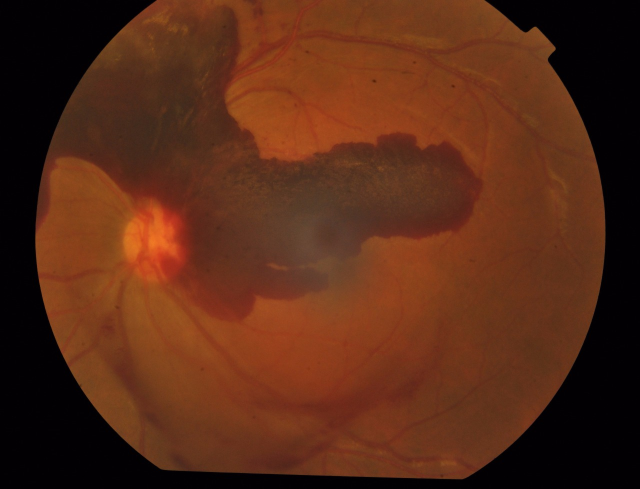
#> input picture laptop_old/test_images/5.jpeg, 1280 x 977 px (shown at 1/2 size)
$ python main-old-4.py   (older library calls are emulated)
#> lines starting #> are read from the running program, lines starting #| are printed output that depends on the picture; after the words box and inside, x2 and y2 are one past the last pixel; in counts of white or black regions, pixels touching at a corner belong together
import os
from PIL import Image
import numpy as np
from skimage.morphology import disk, opening, closing, black_tophat
import cv2
import matplotlib.pyplot as plt

# --- Global Configuration Parameters (Tune these for best results!) ---
# These parameters significantly influence lesion detection. Experiment with different values.

# Image Preprocessing & Output Display Parameters
TARGET_IMAGE_SIZE = (640, 640)  # Standardize image size for processing (paper uses 640x640)
OVERLAY_TRANSPARENCY = 0.6  # Transparency of the heatmap overlay (0.0 to 1.0, 0.6 is good)
HEATMAP_COLORMAP = cv2.COLORMAP_VIRIDIS  # Colormap for heatmap (e.g., cv2.COLORMAP_JET, cv2.COLORMAP_MAGMA, cv2.COLORMAP_PARULA)

# CLAHE (Contrast Limited Adaptive Histogram Equalization) Parameters
# Applied to the green channel to enhance local contrast, as fundus images often have uneven illumination.
APPLY_CLAHE_PREPROCESSING = True
CLAHE_CLIP_LIMIT = 2.5  # Controls contrast limiting. Higher values enhance more, but can amplify noise. (e.g., 1.0 - 4.0)
CLAHE_TILE_GRID_SIZE = (
8, 8)  # Size of the grid for histogram equalization. Smaller for fine details, larger for broader areas.

# Vessel Suppression Parameters
APPLY_VESSEL_SUPPRESSION = True  # Set to True to attempt to remove vessels before dark lesion detection
VESSEL_FILTER_LENGTH = 15  # Length of the matched filter for vessel detection. Adjust based on vessel thickness.
VESSEL_SUPPRESSION_STRENGTH = 0.8  # How strongly to suppress detected vessels (0.0 to 1.0). Higher = more suppression.

# Dark Lesion (e.g., Microaneurysms, Hemorrhages) Detection Parameters
# These lesions appear darker than the surrounding retina.
# Multi-scale detection uses different structuring element sizes to capture varied lesion sizes.
DARK_LESION_SE_RADII = [3, 5, 10, 15,
                        20]  # Radii of structuring elements (disk shape). Adjust based on expected lesion sizes.
DARK_LESION_THRESHOLD = 0.005  # Normalized intensity threshold. Pixels below this are discarded. Higher = less sensitive (less noise).
POST_PROCESS_DARK_CLOSING_RADIUS = 5  # Morphological closing to fill small holes in detected dark lesions. 0 to disable.

# Bright Lesion (e.g., Exudates, Cotton Wool Spots) Detection Parameters
# These lesions appear brighter than the surrounding retina.
BRIGHT_LESION_SE_RADIUS = 7  # Radius of structuring element (disk shape).
BRIGHT_LESION_THRESHOLD = 0.015  # Normalized intensity threshold. Pixels below this are discarded. Higher = less sensitive (less noise).

# Output File Settings
SAVE_OUTPUT_TO_FILE = True  # Set to True to save the generated plots as PNG images
OUTPUT_FILENAME_PREFIX = "Fundus_Lesion_Decomposition_Output_"  # Prefix for output image filenames


# --- Core Image Processing Functions ---

def load_and_preprocess_image(image_path: str, target_size: tuple) -> (np.ndarray, np.ndarray):
    """
    Loads an image, converts it to RGB, resizes, and normalizes pixel values to [-1, 1].
    Returns the normalized float array and the original resized 0-255 uint8 array.
    """
#> called with image_path = 'test_images/5.jpeg', target_size = (640, 640)
    print(f"  Loading and preprocessing: {os.path.basename(image_path)}...")
    try:
        # Open image using PIL for broader format support and consistent resizing
        img_pil = Image.open(image_path).convert("RGB")
#> img_pil is the input picture: PIL image 1280x977 RGB; mean R, G, B 88.1, 42.8, 22.5
    except FileNotFoundError:
        print(f"ERROR: Image file not found at '{image_path}'. Skipping.")
        return None, None
    except Exception as e:
        print(f"ERROR: Could not open/process image '{image_path}': {e}. Skipping.")
        return None, None

    # Resize the image
    resized_img_pil = img_pil.resize(target_size, Image.LANCZOS)
    original_resized_np_uint8 = np.array(resized_img_pil, dtype=np.uint8)

    # Convert to float and normalize to [-1, 1] as described in the paper (Section 3.3)
    img_array_float = np.array(resized_img_pil, dtype=np.float32)
    normalized_array = (img_array_float / 255.0 * 2) - 1
    print(f"  Image resized to {target_size} and normalized to [-1, 1].")
    return normalized_array, original_resized_np_uint8


def suppress_vessels_matched_filter(image: np.ndarray, kernel_length: int) -> np.ndarray:
    """
    Suppresses vessels in a grayscale image using matched filtering.
    Based on responses from multiple orientations.
    """
    if kernel_length % 2 == 0:  # Ensure odd kernel length
        kernel_length += 1

    angles = np.arange(0, 180, 15)  # Check 12 angles from 0 to 165 degrees
    vessel_response = np.zeros_like(image, dtype=np.float32)

    for angle in angles:
        # Create a 2D Gaussian matched filter kernel
        kernel = cv2.getGaborKernel((kernel_length, kernel_length),
                                    sigma=kernel_length / 4.0,  # Sigma related to kernel size
                                    theta=angle * np.pi / 180.0,
                                    lambd=kernel_length / 2.0,  # Wavelength (related to vessel width)
                                    gamma=0.5,  # Spatial aspect ratio
                                    psi=0)  # Phase offset

        # Normalize kernel to sum to 0 (for enhancing features against background)
        kernel -= kernel.mean()

        # Apply filter
        filtered_img = cv2.filter2D(image.astype(np.float32), cv2.CV_32F, kernel)

        # Take the maximum response across all angles
        vessel_response = np.maximum(vessel_response, filtered_img)

    # Normalize response to [0,1]
    if vessel_response.max() > 0:
        vessel_response = (vessel_response - vessel_response.min()) / (vessel_response.max() - vessel_response.min())
    else:
        vessel_response = np.zeros_like(vessel_response)

    return vessel_response


def decompose_and_highlight_lesions(
        normalized_image: np.ndarray,
        apply_clahe: bool, clahe_clip_limit: float, clahe_tile_grid_size: tuple,
        apply_vessel_suppression: bool, vessel_filter_length: int, vessel_suppression_strength: float,
        dark_se_radii: list, dark_threshold: float, post_process_dark_closing_radius: int,
        bright_se_radius: int, bright_threshold: float
) -> (np.ndarray, np.ndarray, np.ndarray):  # Now returns vessel map too
    """
    Implements the image decomposition described in Section 3.4 of the paper,
    now including optional vessel suppression.
    """
#> called with apply_clahe = True, clahe_clip_limit = 2.5, clahe_tile_grid_size = (8, 8), apply_vessel_suppression = True, vessel_filter_length = 15, vessel_suppression_strength = 0.8, dark_threshold = 0.005, post_process_dark_closing_radius = 5
    # Convert normalized image [-1, 1] back to [0, 255] for OpenCV/skimage processing
    image_255_scale = (((normalized_image + 1) / 2) * 255).astype(np.uint8)

    # The green channel typically offers the best contrast for fundus lesions
    green_channel = image_255_scale[:, :, 1]
    print(f"  Green channel extracted for processing. Shape: {green_channel.shape}")
#|   Green channel extracted for processing. Shape: (640, 640)

    # --- Apply CLAHE Pre-processing (Optional) ---
    if apply_clahe:
        clahe_enhancer = cv2.createCLAHE(clipLimit=clahe_clip_limit, tileGridSize=clahe_tile_grid_size)
        processed_green_channel = clahe_enhancer.apply(green_channel)
        print(f"  CLAHE applied to green channel (Clip: {clahe_clip_limit}, Tile: {clahe_tile_grid_size}).")
    else:
        processed_green_channel = green_channel
        print("  CLAHE preprocessing skipped.")

    # --- Vessel Suppression (Optional) ---
    vessel_map = np.zeros_like(processed_green_channel, dtype=np.float32)
    processed_green_channel_for_lesions = processed_green_channel.astype(np.float32)
    if apply_vessel_suppression:
        print(
            f"  Applying vessel suppression (Filter Length: {vessel_filter_length}, Strength: {vessel_suppression_strength})...")
        vessel_map = suppress_vessels_matched_filter(processed_green_channel, vessel_filter_length)
#> after the loop in suppress_vessels_matched_filter, `for angle in angles:`:
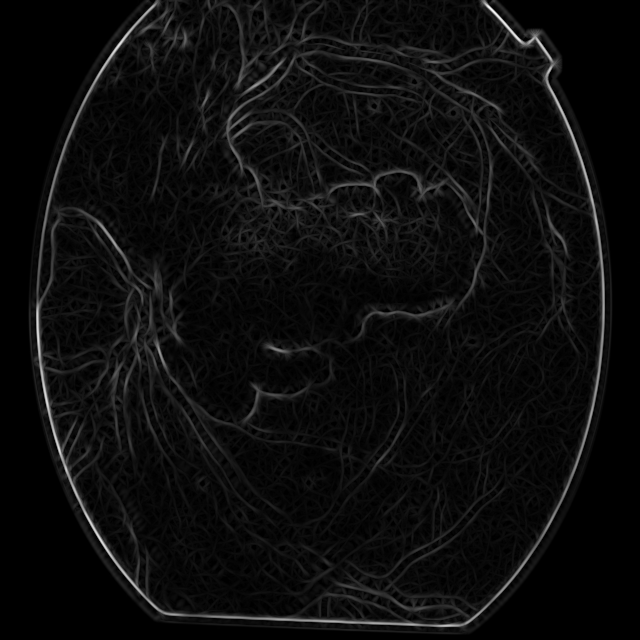
#> vessel_response: shape (640, 640) float32; min 0, max 1923, mean 99; drawn with min black and max white

        # Invert vessel map so vessels are bright, then suppress them in the original image
        # This reduces the intensity of pixels identified as vessels.
        # Scale vessel_map to 0-1 for blending
        vessel_map_scaled = vessel_map * vessel_suppression_strength

        # Reduce intensity of pixels where vessels are detected
        # Ensure we don't go below 0 after suppression
        processed_green_channel_for_lesions = np.clip(processed_green_channel_for_lesions * (1 - vessel_map_scaled), 0,
                                                      255)
        print("  Vessels suppressed in green channel.")
    else:
        print("  Vessel suppression skipped.")

    # --- 1. Detect Bright Lesions (Exudates, Cotton Wool Spots) ---
    print(f"  Detecting bright lesions (SE Radius: {bright_se_radius})...")
    se_bright = disk(bright_se_radius)
    opened_bright = opening(processed_green_channel_for_lesions, se_bright)
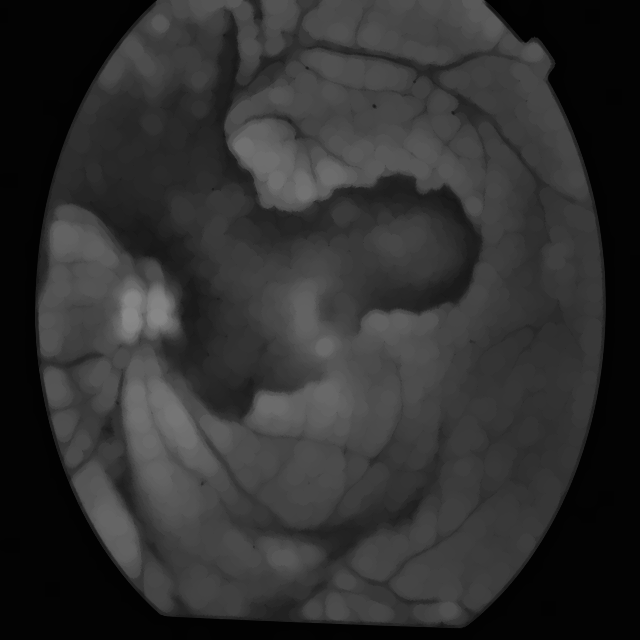
#> opened_bright: shape (640, 640) float32; min 1.6, max 136.2, mean 48.2
    bright_lesion_map_raw = np.maximum(0, processed_green_channel_for_lesions - opened_bright)

    bright_lesion_map = bright_lesion_map_raw.astype(np.float32)
    if bright_lesion_map.max() > 0:
        bright_lesion_map /= bright_lesion_map.max()
    else:
        bright_lesion_map = np.zeros_like(bright_lesion_map)

    bright_lesion_map[bright_lesion_map < bright_threshold] = 0
#> bright_lesion_map: shape (640, 640) float32; min 0, max 1, mean 0.0742
    print(
        f"  Bright lesion map thresholded (Threshold: {bright_threshold}). Max after threshold: {bright_lesion_map.max()}")
#|   Bright lesion map thresholded (Threshold: 0.015). Max after threshold: 1.0

    # --- 2. Detect Dark Lesions (Microaneurysms, Hemorrhages) ---
    print(f"  Detecting dark lesions (Multi-scale SE Radii: {dark_se_radii})...")
    all_scale_dark_maps = []
    for current_radius in dark_se_radii:
        if current_radius <= 0: continue
        se_dark = disk(current_radius)
        # Apply black top-hat to the vessel-suppressed green channel
        current_dark_map_raw = black_tophat(processed_green_channel_for_lesions, se_dark)

        temp_dark_map = current_dark_map_raw.astype(np.float32)
        if temp_dark_map.max() > 0:
            temp_dark_map /= temp_dark_map.max()
        all_scale_dark_maps.append(temp_dark_map)
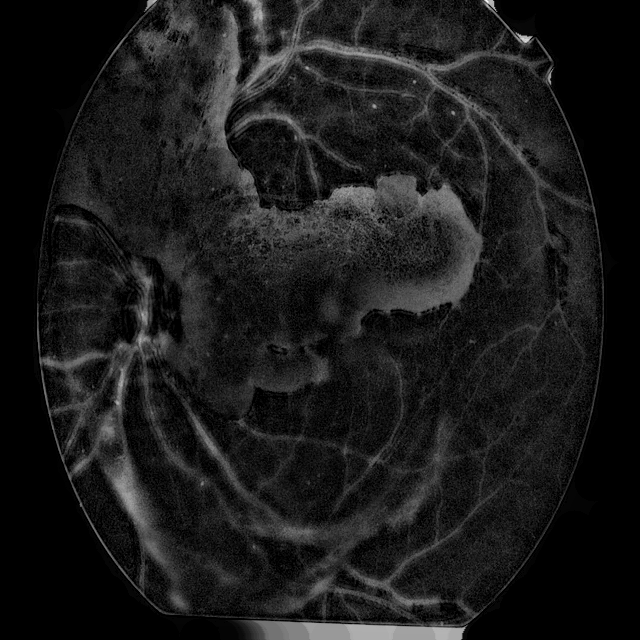
#> temp_dark_map: shape (640, 640) float32; min 0, max 1, mean 0.106
#> after the loop, all_scale_dark_maps = 5 items

    dark_lesion_map = np.zeros_like(processed_green_channel_for_lesions, dtype=np.float32)
    if all_scale_dark_maps:
        dark_lesion_map = np.maximum.reduce(all_scale_dark_maps)

    dark_lesion_map[dark_lesion_map < dark_threshold] = 0
#> dark_lesion_map: shape (640, 640) float32; min 0, max 1, mean 0.121
    print(f"  Dark lesion map thresholded (Threshold: {dark_threshold}). Max after threshold: {dark_lesion_map.max()}")
#|   Dark lesion map thresholded (Threshold: 0.005). Max after threshold: 1.0

    # --- Post-processing: Morphological Closing on the Dark Lesion Map (Optional) ---
    if post_process_dark_closing_radius > 0:
        print(f"  Applying post-processing (closing radius: {post_process_dark_closing_radius}) to dark map...")
        binary_dark_map = (dark_lesion_map > 0).astype(np.uint8) * 255
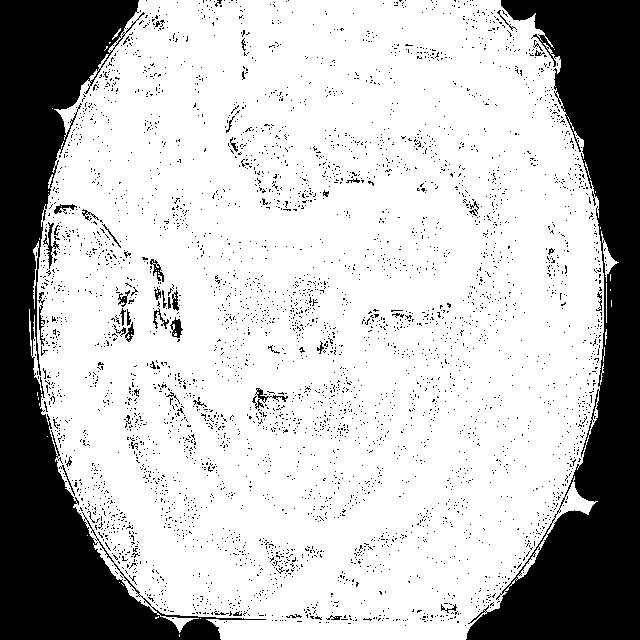
#> binary_dark_map: shape (640, 640); 74.5% white; 4306 black regions (4256 under 20 px), largest, box (x1, y1, x2, y2) and area: (0, 0, 266, 640) 47785, (466, 0, 640, 640) 45179, (43, 222, 60, 269) 188
        se_post_process = disk(post_process_dark_closing_radius)
        closed_binary_dark_map = closing(binary_dark_map, se_post_process)
#> closed_binary_dark_map: shape (640, 640); 78% white; 2 black regions, box (x1, y1, x2, y2) and area: (0, 0, 221, 640) 46307, (466, 0, 640, 640) 43975
        dark_lesion_map_filled = dark_lesion_map * (closed_binary_dark_map / 255.0)
        dark_lesion_map = dark_lesion_map_filled
        print(f"  Dark lesion map post-processed. Max after post-processing: {dark_lesion_map.max()}")
#|   Dark lesion map post-processed. Max after post-processing: 1.0

    return dark_lesion_map, bright_lesion_map, vessel_map


def create_heatmap_overlay(original_img_uint8: np.ndarray, attention_map: np.ndarray,
                           alpha: float, colormap) -> np.ndarray:
    """
    Overlays a grayscale attention map (0-1 float) as a heatmap onto the original RGB image.
    """
#> called with alpha = 0.6, colormap = 16
    attention_map_uint8 = (attention_map * 255).astype(np.uint8)
    heatmap_bgr = cv2.applyColorMap(attention_map_uint8, colormap)
    original_bgr = cv2.cvtColor(original_img_uint8, cv2.COLOR_RGB2BGR)
    overlay_img = cv2.addWeighted(original_bgr, 1 - alpha, heatmap_bgr, alpha, 0)
    return overlay_img


# [58 lines left out: function create_dummy_fundus_image, not called in this run]


# --- Main Execution Block ---
if __name__ == "__main__":
    # Ensure a directory for output exists
    output_dir = "output_lesion_analysis"
    os.makedirs(output_dir, exist_ok=True)

    # --- Dummy Image Creation (for easy testing without real fundus images) ---
    # These images will be created if they don't exist in the current directory.
    dummy_img_path_1 = "dummy_fundus_1_lesions.png"
    dummy_img_path_2 = "dummy_fundus_2_no_lesions.png"
    dummy_img_path_3 = "dummy_fundus_3_bright_only.png"
    dummy_img_path_4 = "dummy_fundus_4_dark_only.png"

    if not os.path.exists(dummy_img_path_1):
        create_dummy_fundus_image(dummy_img_path_1, has_dark_lesions=True, has_bright_lesions=True)
    if not os.path.exists(dummy_img_path_2):
        create_dummy_fundus_image(dummy_img_path_2, has_dark_lesions=False, has_bright_lesions=False)
    if not os.path.exists(dummy_img_path_3):
        create_dummy_fundus_image(dummy_img_path_3, has_dark_lesions=False, has_bright_lesions=True)
    if not os.path.exists(dummy_img_path_4):
        create_dummy_fundus_image(dummy_img_path_4, has_dark_lesions=True, has_bright_lesions=False)

    # --- Define Images to Process ---
    # Add your actual fundus image paths here.
    # The dummy images are included by default for immediate testing.
    images_to_process = [
        "test_images/5.jpeg",  # Uncomment and replace with your image paths
        "test_images/6.jpeg",
        "test_images/7.jpeg",
    ]

    # Filter out paths that do not exist
    valid_images = [img_path for img_path in images_to_process if os.path.exists(img_path)]

    if not valid_images:
        print("\nNo valid images found to process. Please ensure image paths are correct.")
        print("Dummy images have been created for testing if you don't have real ones.")
        exit(1)

    print(f"\n--- Starting Lesion Analysis with Current Configuration ---")
    print(
        f"  CLAHE Preprocessing: {'Enabled' if APPLY_CLAHE_PREPROCESSING else 'Disabled'} (Clip: {CLAHE_CLIP_LIMIT}, Tile: {CLAHE_TILE_GRID_SIZE})")
    print(
        f"  Vessel Suppression: {'Enabled' if APPLY_VESSEL_SUPPRESSION else 'Disabled'} (Filter Length: {VESSEL_FILTER_LENGTH}, Strength: {VESSEL_SUPPRESSION_STRENGTH})")
    print(
        f"  Dark Lesion Params: Radii={DARK_LESION_SE_RADII}, Threshold={DARK_LESION_THRESHOLD}, Post-Closing={POST_PROCESS_DARK_CLOSING_RADIUS}")
    print(f"  Bright Lesion Params: Radius={BRIGHT_LESION_SE_RADIUS}, Threshold={BRIGHT_LESION_THRESHOLD}")
    print(f"  Output images will be saved in '{output_dir}' with prefix '{OUTPUT_FILENAME_PREFIX}'.")

    for img_file_path in valid_images:
        print(f"\nProcessing image: {os.path.basename(img_file_path)}")
        normalized_img, original_resized_img_uint8 = load_and_preprocess_image(img_file_path, TARGET_IMAGE_SIZE)

        if normalized_img is None:
            continue  # Skip to next image if loading failed

        dark_lesion_map, bright_lesion_map, vessel_map = decompose_and_highlight_lesions(
            normalized_img,
            APPLY_CLAHE_PREPROCESSING, CLAHE_CLIP_LIMIT, CLAHE_TILE_GRID_SIZE,
            APPLY_VESSEL_SUPPRESSION, VESSEL_FILTER_LENGTH, VESSEL_SUPPRESSION_STRENGTH,
            DARK_LESION_SE_RADII, DARK_LESION_THRESHOLD, POST_PROCESS_DARK_CLOSING_RADIUS,
            BRIGHT_LESION_SE_RADIUS, BRIGHT_LESION_THRESHOLD
        )

        # Create heatmap overlays
        red_lesion_overlay_bgr = create_heatmap_overlay(
            original_resized_img_uint8, dark_lesion_map, OVERLAY_TRANSPARENCY, HEATMAP_COLORMAP
        )
        bright_lesion_overlay_bgr = create_heatmap_overlay(
            original_resized_img_uint8, bright_lesion_map, OVERLAY_TRANSPARENCY, HEATMAP_COLORMAP
        )
#> call 2 of create_heatmap_overlay, with alpha = 0.6, colormap = 16
#> in create_heatmap_overlay (call 2), `heatmap_bgr = cv2.applyColorMap(attention_map_uint8, colormap)`:
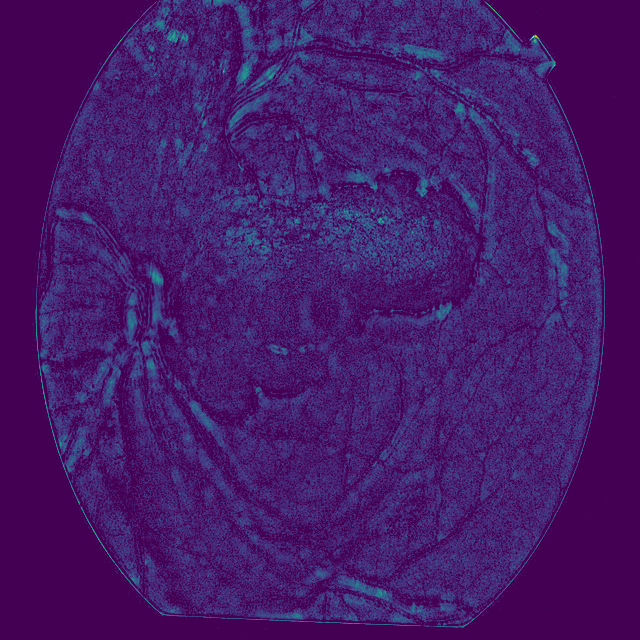
#> heatmap_bgr: shape (640, 640, 3); mean B, G, R 105.3, 26.1, 68.9
#> in create_heatmap_overlay (call 2), `overlay_img = cv2.addWeighted(original_bgr, 1 - alpha, heatmap_bgr, al..`:
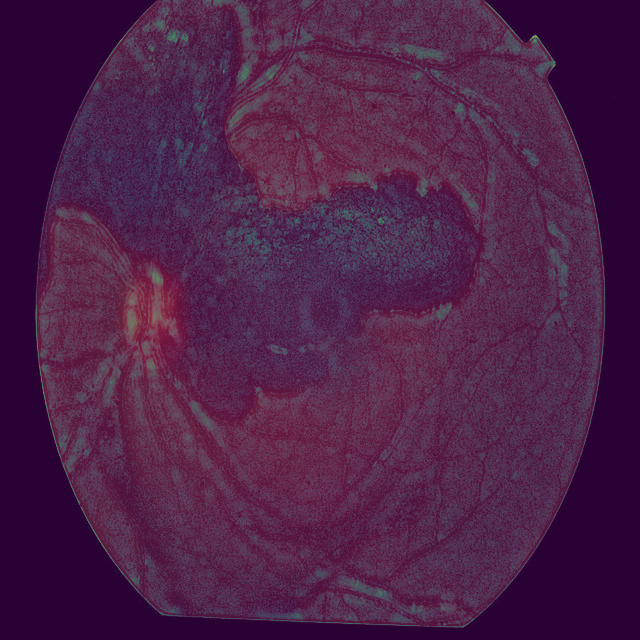
#> overlay_img: shape (640, 640, 3); mean B, G, R 72.2, 32.9, 76.7

        # Prepare a single figure for output with 6 subplots (added vessel map)
        fig, axes = plt.subplots(1, 6, figsize=(30, 6))  # Increased figure size for 6 plots
        fig.suptitle(f"Lesion Analysis for: {os.path.basename(img_file_path)}", fontsize=16)

        # 1. Original Image
        axes[0].imshow(cv2.cvtColor(original_resized_img_uint8, cv2.COLOR_BGR2RGB))
        axes[0].set_title("1. Original Image")
        axes[0].axis('off')

        # 2. Dark Lesions (Heatmap Overlay)
        axes[1].imshow(cv2.cvtColor(red_lesion_overlay_bgr, cv2.COLOR_BGR2RGB))
        axes[1].set_title("2. Dark Lesions (Overlay)")
        axes[1].axis('off')

        # 3. Bright Lesions (Heatmap Overlay)
        axes[2].imshow(cv2.cvtColor(bright_lesion_overlay_bgr, cv2.COLOR_BGR2RGB))
        axes[2].set_title("3. Bright Lesions (Overlay)")
        axes[2].axis('off')

        # 4. Pure Dark Lesion Mask (Heatmap)
        axes[3].imshow(dark_lesion_map, cmap='viridis', vmin=0, vmax=1)
        axes[3].set_title("4. Pure Dark Lesion Mask (Heatmap)")
        axes[3].axis('off')

        # 5. Pure Bright Lesion Mask (Heatmap)
        axes[4].imshow(bright_lesion_map, cmap='viridis', vmin=0, vmax=1)
        axes[4].set_title("5. Pure Bright Lesion Mask (Heatmap)")
        axes[4].axis('off')

        # 6. Vessel Map (from suppression step)
        axes[5].imshow(vessel_map, cmap='gray', vmin=0, vmax=1)  # Display vessel map in grayscale
        axes[5].set_title("6. Detected Vessel Map")
        axes[5].axis('off')

        plt.tight_layout(rect=[0, 0.03, 1, 0.95])  # Adjust layout to prevent title overlap

        # Save the figure
        if SAVE_OUTPUT_TO_FILE:
            output_basename = f"{OUTPUT_FILENAME_PREFIX}{os.path.splitext(os.path.basename(img_file_path))[0]}.png"
            output_full_path = os.path.join(output_dir, output_basename)
            plt.savefig(output_full_path, bbox_inches='tight', pad_inches=0.1)
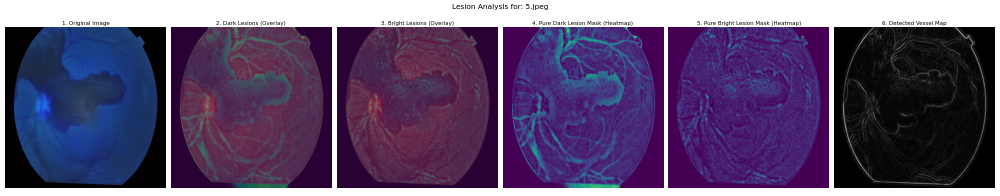
#> figure drawn by matplotlib, 6 panels; B, G, R data is drawn as R, G, B
            print(f"  Output saved to: {output_full_path}")
        else:
            plt.show()  # Show interactive plot if not saving (for quick checks)

        plt.close(fig)  # Close the figure to free up memory

    print("\nProcessing complete. Check the 'output_lesion_analysis' directory for results.")
